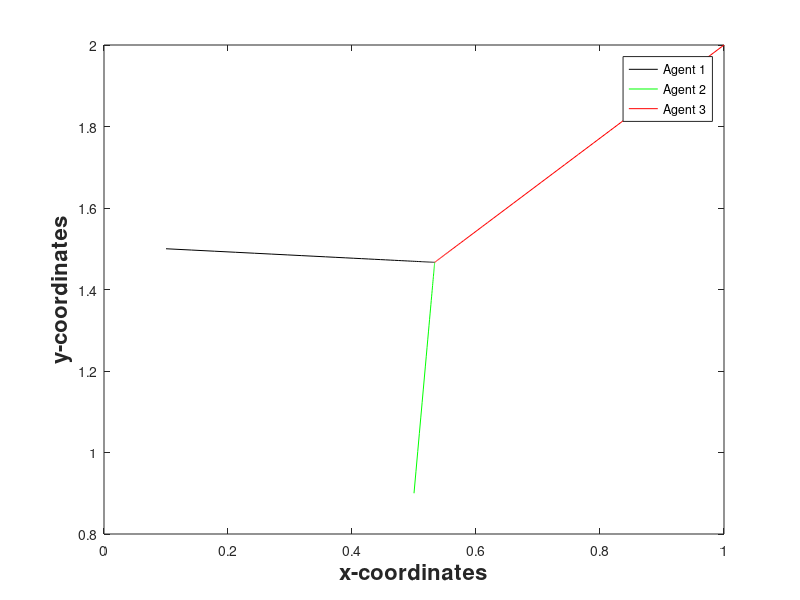

MATLAB code for this plot:
%% Nearest neighbor consensus for a 3-agent unweighted network

x0 = [0.1 0.5 1]';
y0 = [1.5 0.9 2]';
Dp = diag([2 2 2]); % Diagonal degree matrix
Ap = [0 1 1;1 0 1;1 1 0]; % Adjacency matrix 
Lp = Dp-Ap; % Laplacian matrix
t = 0:0.1:10;

Fp = inv(eye(3)+Dp)*(Ap+eye(3)); % Refer (32) in PDF
[t,x] = ode45(@(t,x) (Fp-eye(3))*x,t, x0); 
[t,y] = ode45(@(t,y) (Fp-eye(3))*y,t, y0); 
figure(1)
plot(x(:,1),y(:,1),'k')
hold on;
plot(x(:,2),y(:,2),'g')
plot(x(:,3),y(:,3),'r')
xlabel('x-coordinates','fontweight','bold','fontsize',16);
ylabel('y-coordinates','fontweight','bold','fontsize',16);
legend('Agent 1','Agent 2','Agent 3')
hold off;